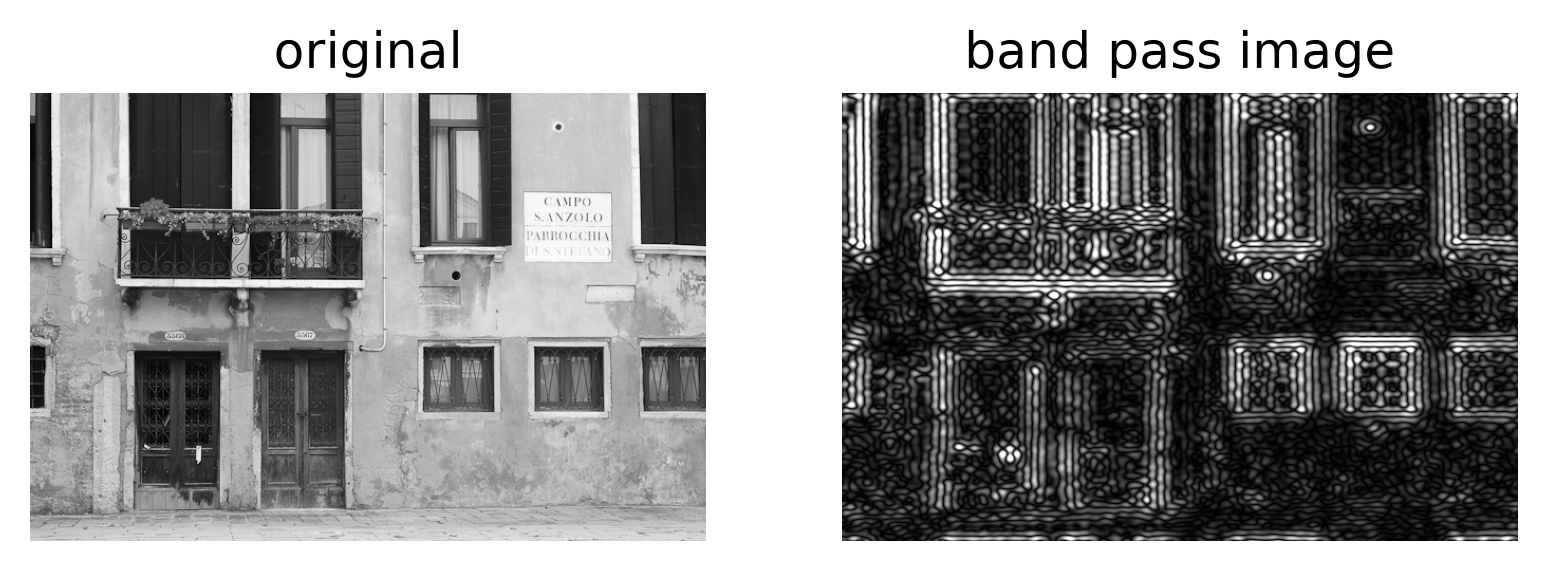
#> input picture assets/band_pass.png, 1547 x 571 px
$ python sobel_filter.py ../assets/band_pass.png
#> lines starting #> are read from the running program, lines starting #| are printed output that depends on the picture
import argparse
from pathlib import Path

import matplotlib.pyplot as plt
import numpy as np
import scipy.ndimage as nd

if __name__ == "__main__":
    parser = argparse.ArgumentParser()
    parser.add_argument("image_path", help="Path to the input image")
    parser.add_argument(
        "-o",
        "--output",
        help="Path where the output figure should be saved",
    )
    args = parser.parse_args()

    img = plt.imread(args.image_path) / 255

    # After this, img has shape (height, width).
    img = img[:, :, :3].mean(axis=2)
#> img: shape (571, 1547) float32

    # A simple discrete first derivative in x-direction can be approximated by:
    #     f[x + 1] - f[x - 1]
    # This measures how strongly the image intensity changes from left to right.
    #
    # Sobel extends this idea by combining:
    #     [-1, 0, 1]   -> derivative in x-direction
    #     [1, 2, 1]^T  -> smoothing in y-direction
    #
    # Therefore, Sobel x detects vertical edges.
    sobel_x = np.array([[-1, 0, 1], [-2, 0, 2], [-1, 0, 1]], dtype=float)

    # Sobel y works analogously:
    #     [-1, 0, 1]^T -> derivative in y-direction
    #     [1, 2, 1]    -> smoothing in x-direction
    #
    # Therefore, Sobel y detects horizontal edges.
    sobel_y = np.array([[-1, -2, -1], [0, 0, 0], [1, 2, 1]], dtype=float)

    # Apply the Sobel kernels by convolution.
    # gx contains the horizontal intensity-change response,
    # so it is strong at vertical edges.
    #
    # gy contains the vertical intensity-change response,
    # so it is strong at horizontal edges.
    gx = nd.convolve(img, sobel_x, mode="wrap")
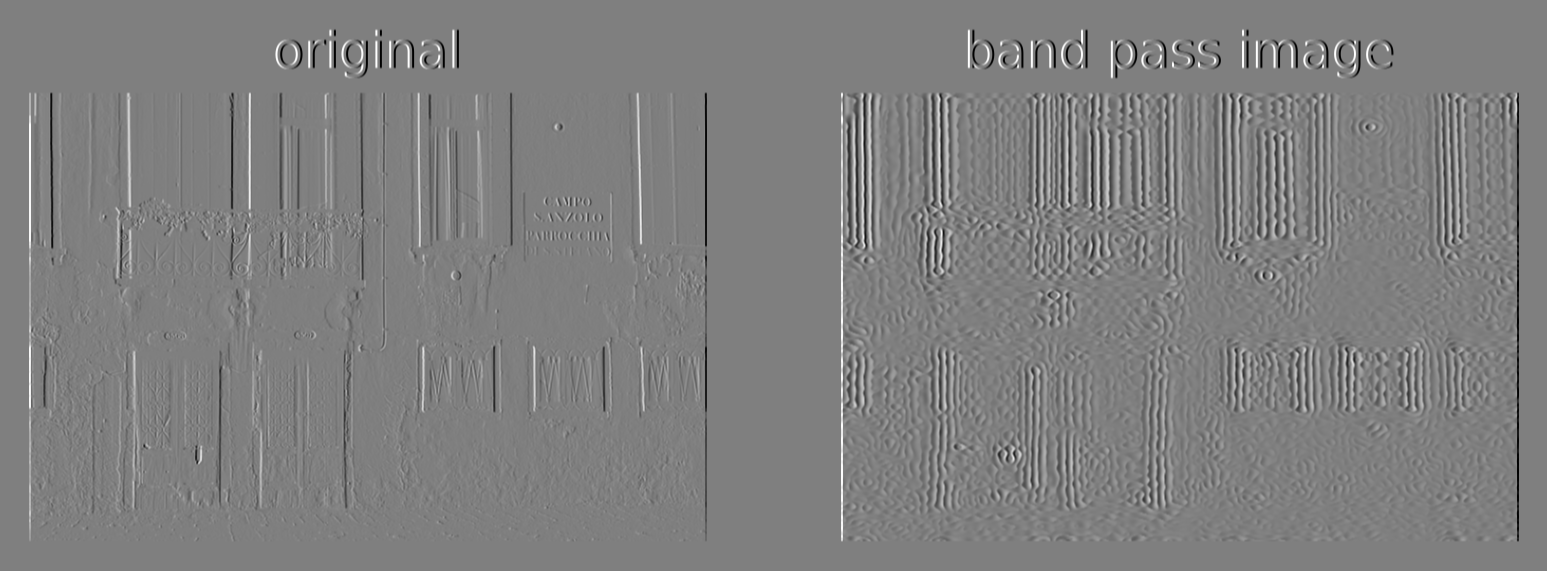
#> gx: shape (571, 1547) float32; min -0.0157, max 0.0157, mean 1.95e-13; drawn with min black and max white
    gy = nd.convolve(img, sobel_y, mode="wrap")
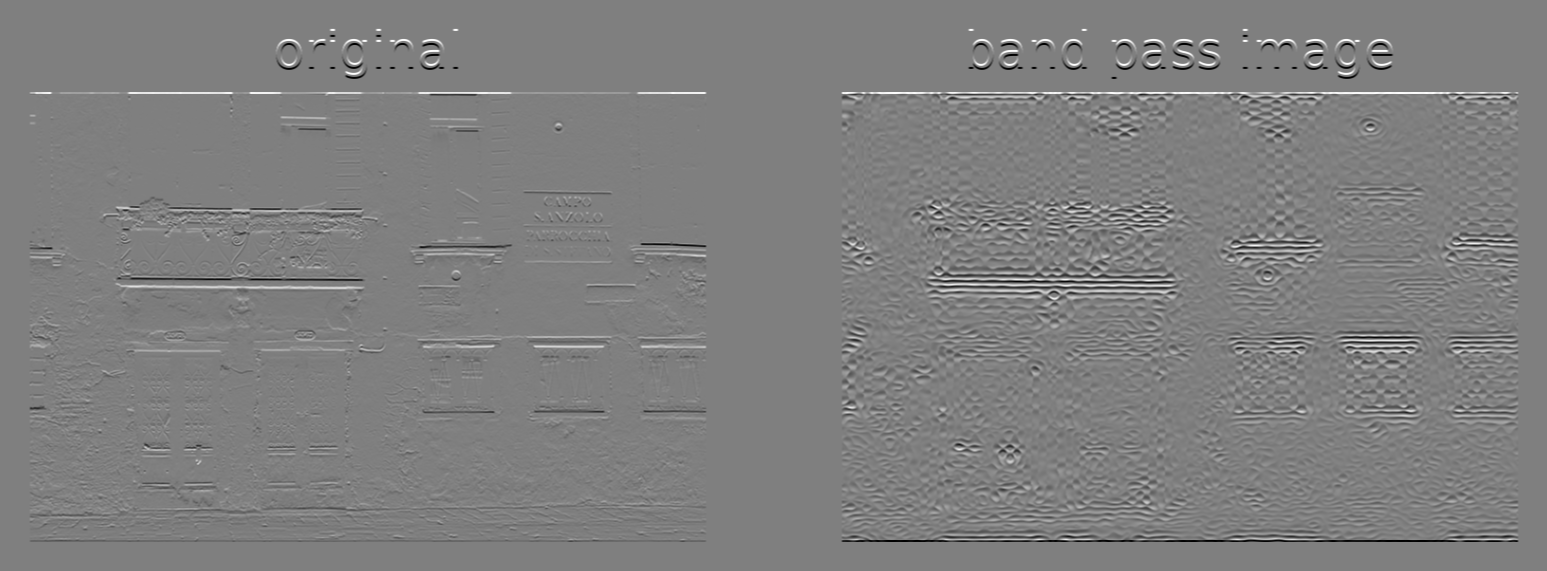
#> gy: shape (571, 1547) float32; min -0.0157, max 0.0157, mean 4.32e-12; drawn with min black and max white

    # Combine the x- and y-derivative responses into one edge-strength image.
    # This is the gradient magnitude:
    #     |grad f| = sqrt(gx^2 + gy^2)
    #
    # It is large wherever the image changes strongly in any direction.
    grad_mag = np.sqrt(gx**2 + gy**2)
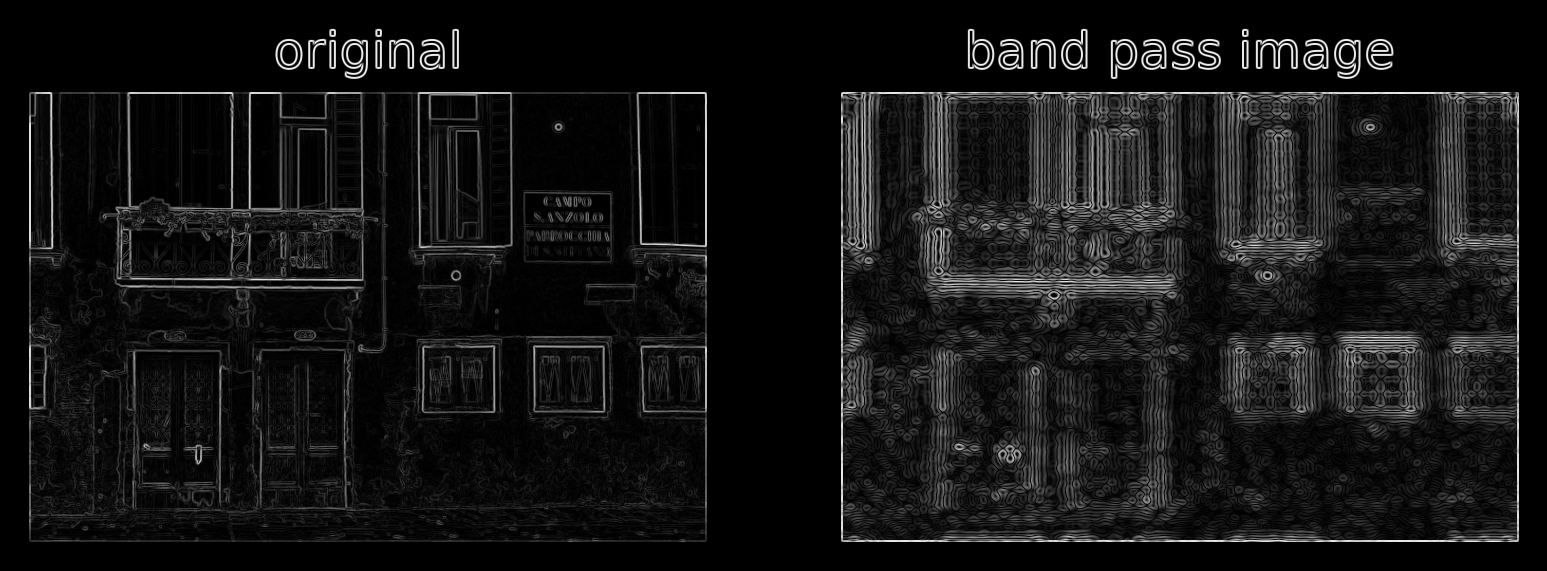
#> grad_mag: shape (571, 1547) float32; min 0, max 0.017, mean 0.00137; drawn with min black and max white

    plt.figure(figsize=(12, 4))

    plt.subplot(1, 3, 1)
    plt.imshow(grad_mag, cmap="gray")
    plt.title("Sobel magnitude")
    plt.axis("off")

    plt.subplot(1, 3, 2)
    plt.imshow(gx, cmap="gray")
    plt.title("x-derivative: vertical edges")
    plt.axis("off")

    plt.subplot(1, 3, 3)
    plt.imshow(gy, cmap="gray")
    plt.title("y-derivative: horizontal edges")
    plt.axis("off")

    if args.output:
        output_path = Path(args.output)
        output_path.parent.mkdir(parents=True, exist_ok=True)
        plt.savefig(output_path, dpi=300, bbox_inches="tight")
    else:
        plt.show()
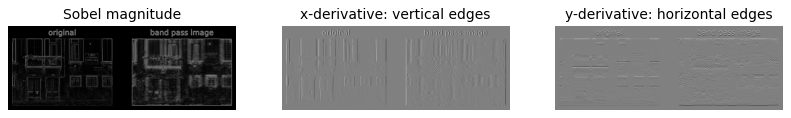
#> figure drawn by matplotlib, 3 panels

$ run again, on assets/corr_conv.png
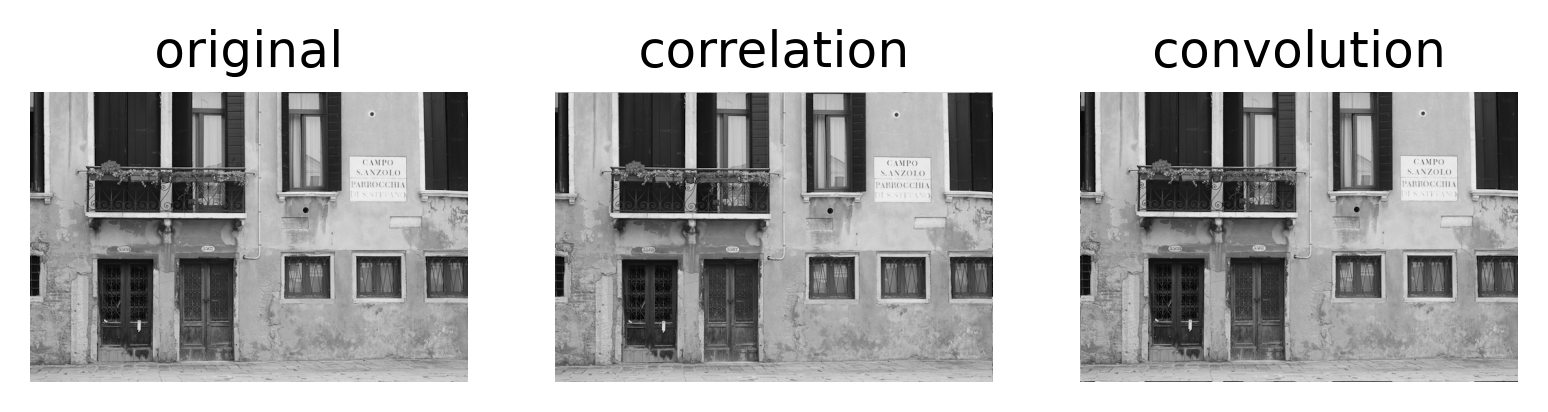
#> input picture assets/corr_conv.png, 1548 x 412 px
#> `grad_mag = np.sqrt(gx**2 + gy**2)`:
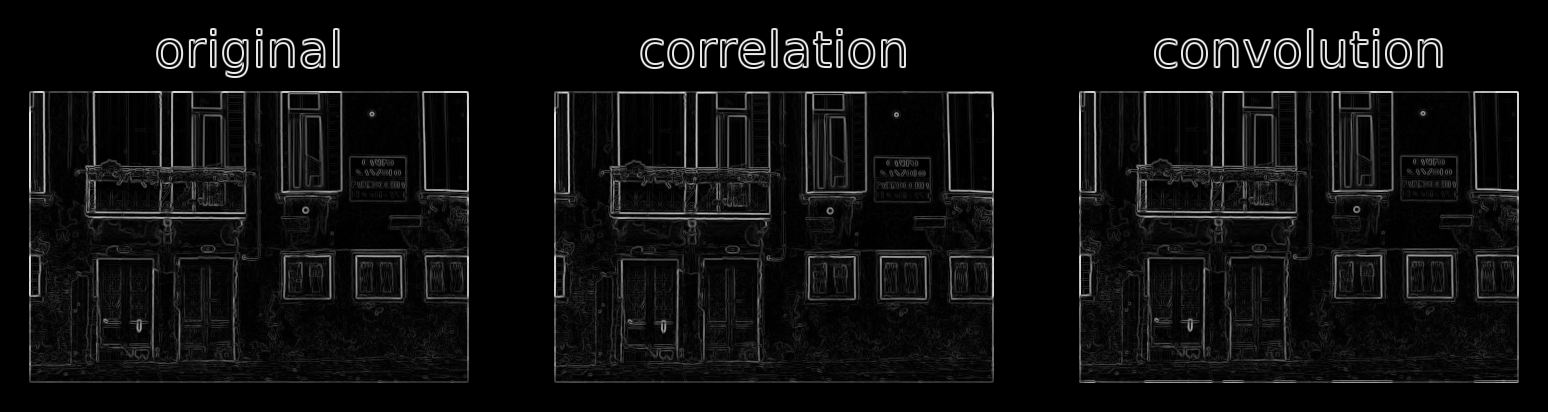
#> grad_mag: shape (412, 1548) float32; min 0, max 0.017, mean 0.00096; drawn with min black and max white
#> `plt.show()`:
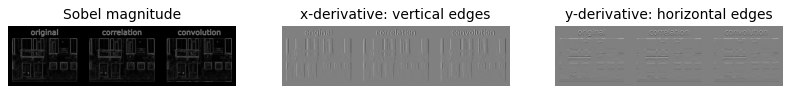
#> figure drawn by matplotlib, 3 panels

$ run again, on assets/corr_conv_diff.png
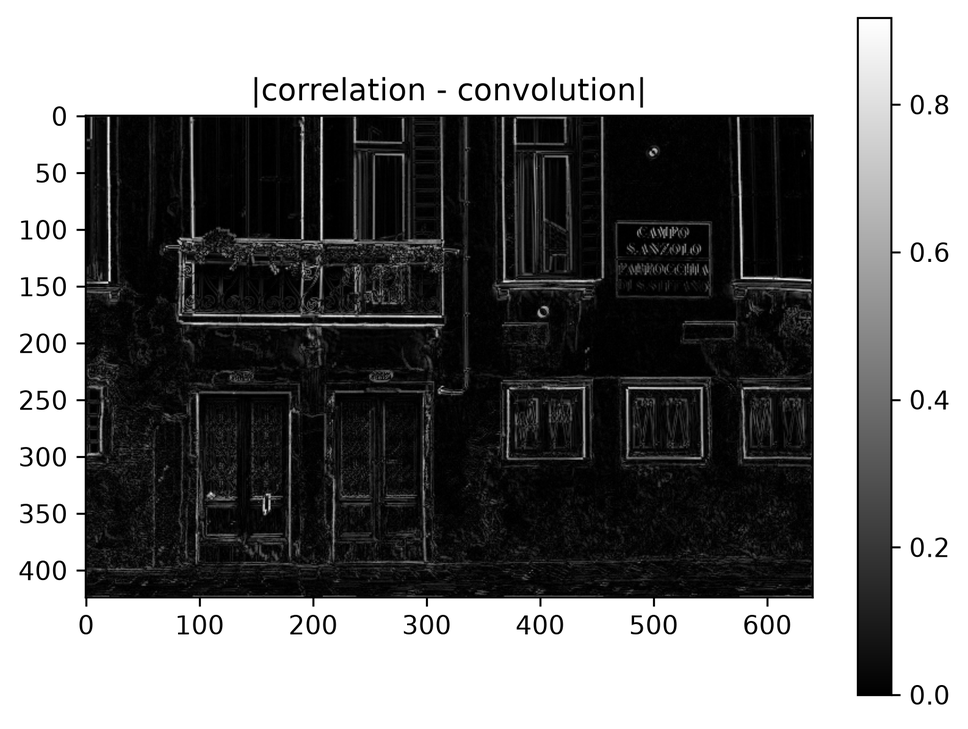
#> input picture assets/corr_conv_diff.png, 968 x 729 px, shrunk from 1586 x 1194 before the run
#> `grad_mag = np.sqrt(gx**2 + gy**2)`:
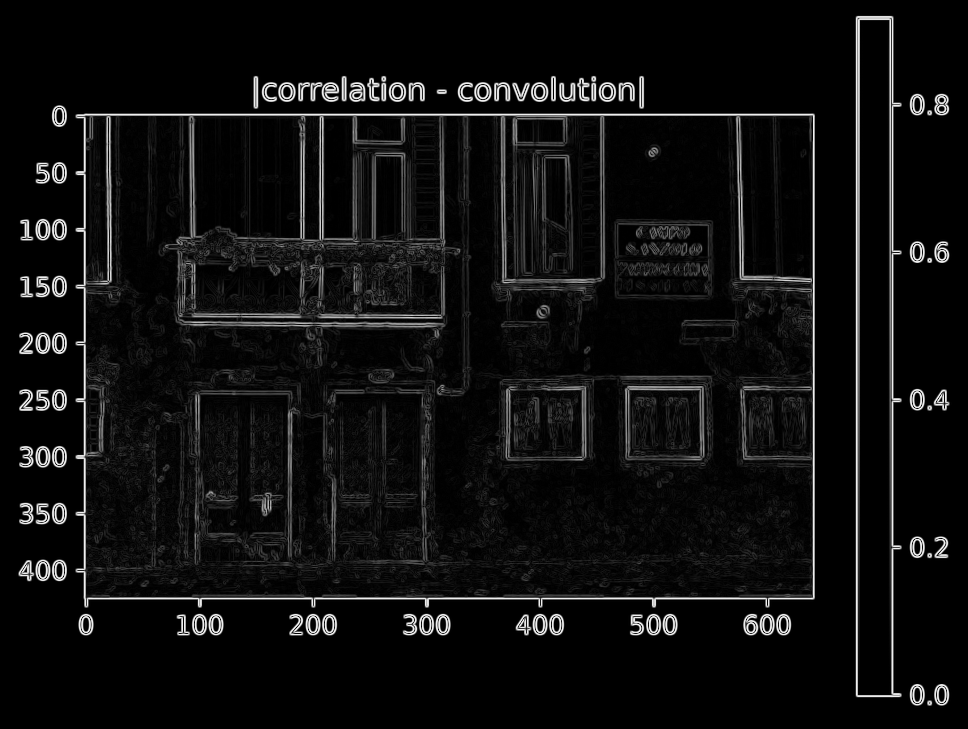
#> grad_mag: shape (729, 968) float32; min 0, max 0.0166, mean 0.000988; drawn with min black and max white
#> `plt.show()`:
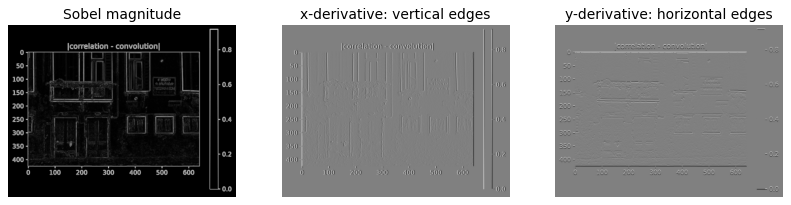
#> figure drawn by matplotlib, 3 panels

$ run again, on assets/cos_patterns.png
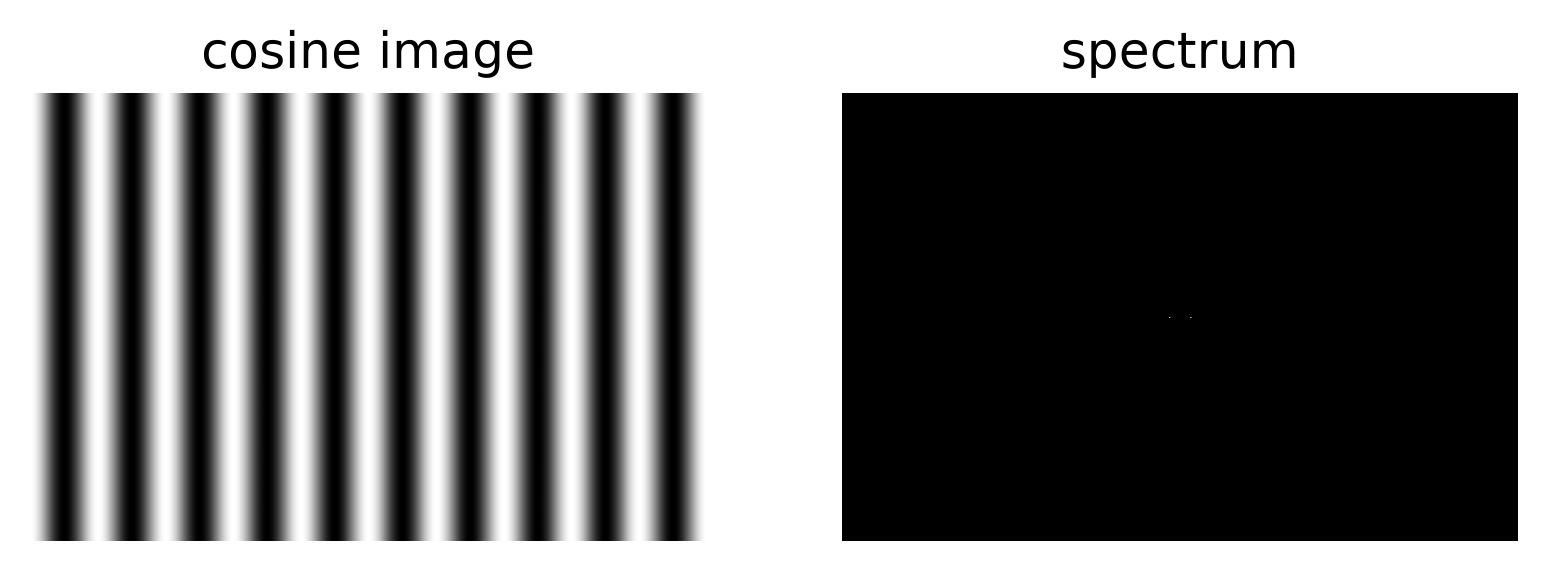
#> input picture assets/cos_patterns.png, 1547 x 571 px
#> `grad_mag = np.sqrt(gx**2 + gy**2)`:
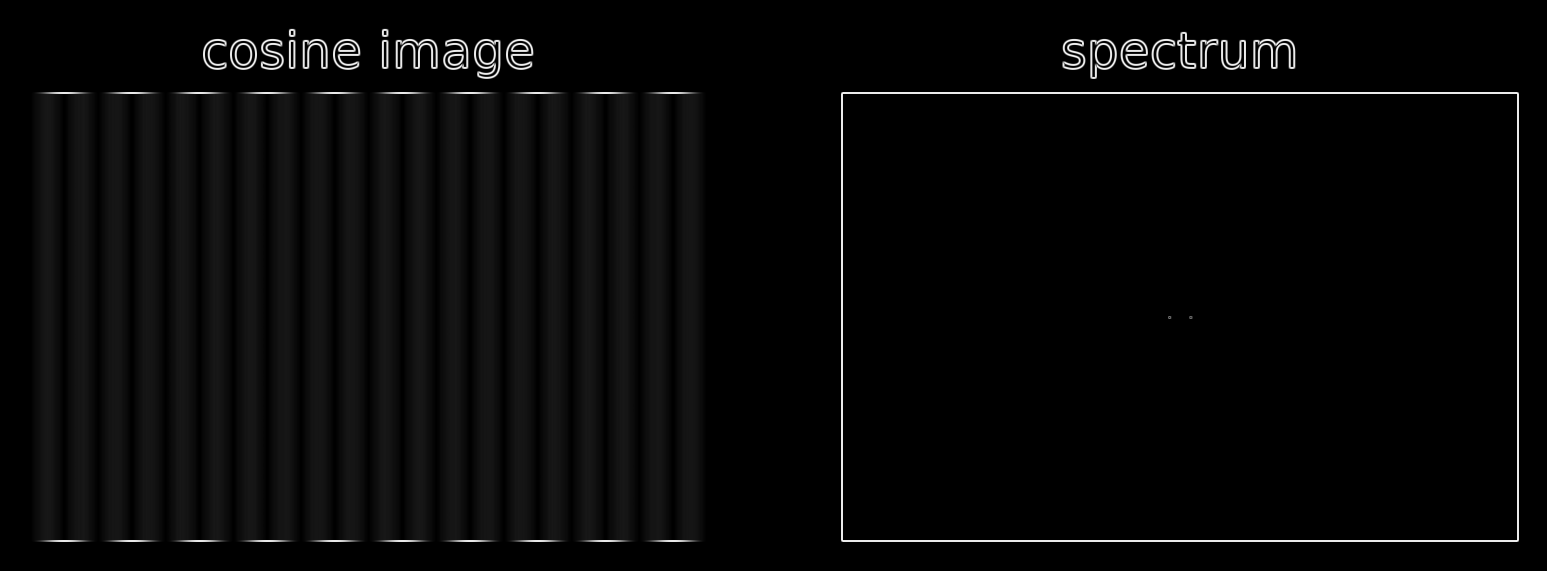
#> grad_mag: shape (571, 1547) float32; min 0, max 0.017, mean 0.000518; drawn with min black and max white
#> `plt.show()`:
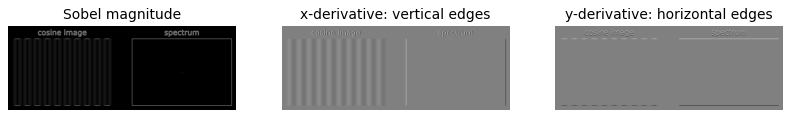
#> figure drawn by matplotlib, 3 panels
